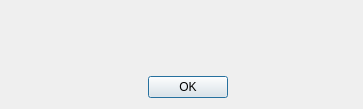
<ui version="4.0" >
 <class>MessageDialog</class>
 <widget class="QDialog" name="MessageDialog" >
  <property name="windowModality" >
   <enum>Qt::ApplicationModal</enum>
  </property>
  <property name="geometry" >
   <rect>
    <x>0</x>
    <y>0</y>
    <width>363</width>
    <height>109</height>
   </rect>
  </property>
  <property name="windowTitle" >
   <string/>
  </property>
  <property name="windowIcon" >
   <iconset>
    <normaloff>:/icon.png</normaloff>:/icon.png</iconset>
  </property>
  <property name="modal" >
   <bool>true</bool>
  </property>
  <layout class="QGridLayout" name="gridLayout" >
   <item row="0" column="1" >
    <widget class="QLabel" name="message" >
     <property name="text" >
      <string/>
     </property>
     <property name="openExternalLinks" >
      <bool>true</bool>
     </property>
    </widget>
   </item>
   <item row="0" column="0" >
    <widget class="QLabel" name="iconLabel" >
     <property name="text" >
      <string/>
     </property>
     <property name="alignment" >
      <set>Qt::AlignLeading|Qt::AlignLeft|Qt::AlignTop</set>
     </property>
    </widget>
   </item>
   <item row="1" column="1" >
    <widget class="QDialogButtonBox" name="buttonBox" >
     <property name="orientation" >
      <enum>Qt::Horizontal</enum>
     </property>
     <property name="standardButtons" >
      <set>QDialogButtonBox::Ok</set>
     </property>
     <property name="centerButtons" >
      <bool>true</bool>
     </property>
    </widget>
   </item>
  </layout>
 </widget>
 <resources>
  <include location="notefinder.qrc" />
 </resources>
 <connections>
  <connection>
   <sender>buttonBox</sender>
   <signal>accepted()</signal>
   <receiver>MessageDialog</receiver>
   <slot>accept()</slot>
   <hints>
    <hint type="sourcelabel" >
     <x>248</x>
     <y>254</y>
    </hint>
    <hint type="destinationlabel" >
     <x>157</x>
     <y>274</y>
    </hint>
   </hints>
  </connection>
  <connection>
   <sender>buttonBox</sender>
   <signal>rejected()</signal>
   <receiver>MessageDialog</receiver>
   <slot>reject()</slot>
   <hints>
    <hint type="sourcelabel" >
     <x>316</x>
     <y>260</y>
    </hint>
    <hint type="destinationlabel" >
     <x>286</x>
     <y>274</y>
    </hint>
   </hints>
  </connection>
 </connections>
</ui>
